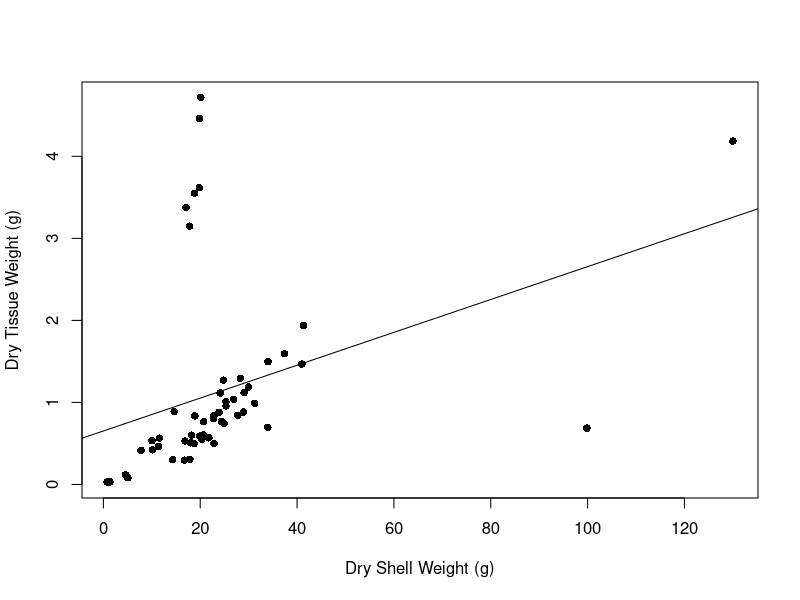
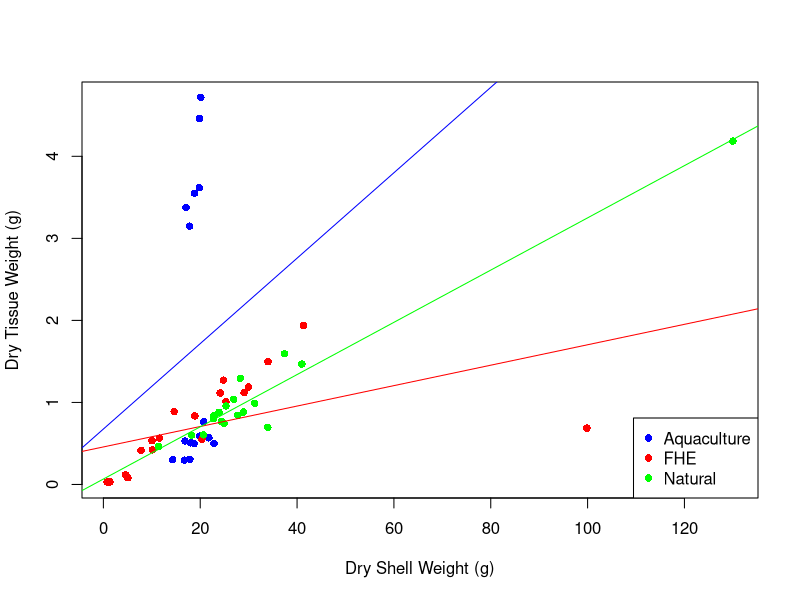

Write the R code that produced these figures, in order.
## ---- chunk 1
# Load necessary packages
library("plyr") #loads count()

# Read data into R
oyster_dat <- read.csv("oyster_data.csv")

# Subset only oysters collected in Ninigret/Foster Cove
ninigret_dat <- subset(oyster_dat, oyster_dat$Site == c("Ninigret FHE","Ninigret Aquaculture","Foster Cove"))

# Remove all oysters not measured for condition
CI_dat <- subset(ninigret_dat, ninigret_dat$Total_Mass_g != "")
CI_dat$Total_Mass_g <- as.numeric(CI_dat$Total_Mass_g )
CI_counts <- count(CI_dat$Site)
colnames(CI_counts) <- c("Treatment","Replicates")
CI_counts

# Remove unnecessary columns
CI_dat <- CI_dat[,-c(7:10)]

## ---- chunk 2
# Calculate CI for oysters
CI_dat$CI <- (CI_dat$Total_Dry_Tissue_g * 100)/(CI_dat$Total_Dry_Shell_g)

## ---- chunk 3
all_reg <- lm(CI_dat$Total_Dry_Tissue_g ~ CI_dat$Total_Dry_Shell_g)
print(summary(all_reg))
plot(CI_dat$Total_Dry_Tissue_g ~ CI_dat$Total_Dry_Shell_g,
     xlab = "Dry Shell Weight (g)", ylab = "Dry Tissue Weight (g)",
     pch = 16)
abline(all_reg)
## ---- chunk 4
aqua_reg <- lm(CI_dat$Total_Dry_Tissue_g[CI_dat$Culture == "Aquaculture"] ~
                                           CI_dat$Total_Dry_Shell_g[CI_dat$Culture == "Aquaculture"])
FHE_reg <- lm(CI_dat$Total_Dry_Tissue_g[CI_dat$Culture == "FHE"] ~
                                           CI_dat$Total_Dry_Shell_g[CI_dat$Culture == "FHE"])
nat_reg <- lm(CI_dat$Total_Dry_Tissue_g[CI_dat$Culture == "Natural"] ~
                                           CI_dat$Total_Dry_Shell_g[CI_dat$Culture == "Natural"])
plot(CI_dat$Total_Dry_Tissue_g ~ CI_dat$Total_Dry_Shell_g,
     xlab = "Dry Shell Weight (g)", ylab = "Dry Tissue Weight (g)",
     pch = 16)
points(CI_dat$Total_Dry_Shell_g[CI_dat$Culture == 'Aquaculture'], 
        CI_dat$Total_Dry_Tissue_g[CI_dat$Culture == 'Aquaculture'], 
       pch=16, col='blue')
points(CI_dat$Total_Dry_Shell_g[CI_dat$Culture == 'FHE'], 
        CI_dat$Total_Dry_Tissue_g[CI_dat$Culture == 'FHE'], 
       pch=16, col='red')
points(CI_dat$Total_Dry_Shell_g[CI_dat$Culture == 'Natural'], 
        CI_dat$Total_Dry_Tissue_g[CI_dat$Culture == 'Natural'], 
       pch=16, col='green')
legend('bottomright',legend = unique(CI_dat$Culture), pch = 16, bty = 'o', 
       col = c('blue','red','green'))
abline(aqua_reg, col = "blue")
abline(FHE_reg, col = "red")
abline(nat_reg, col = "green")
## ---- chunk 5
aqua_dat <- subset(CI_dat, CI_dat$Culture == "Aquaculture")
print(aqua_dat[,c(8,10)])

## ---- chunk 6
CI_dat <-CI_dat[!(CI_dat$Wet_Tissue_g == CI_dat$Dry_Tissue_g),]
## ---- chunk 7
subset(CI_dat, CI_dat$Total_Dry_Shell_g > 90)
